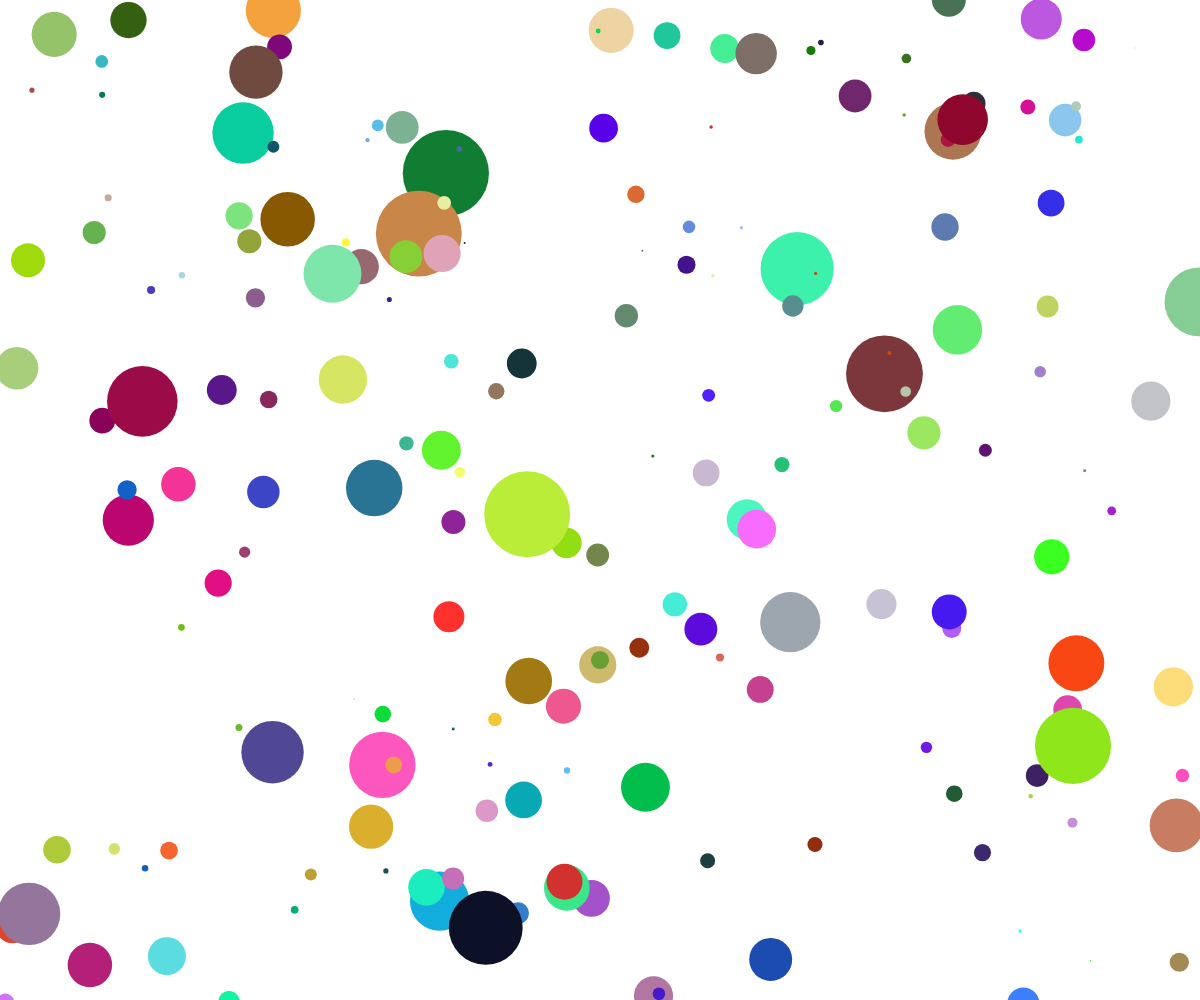
Frame 1 (no input)
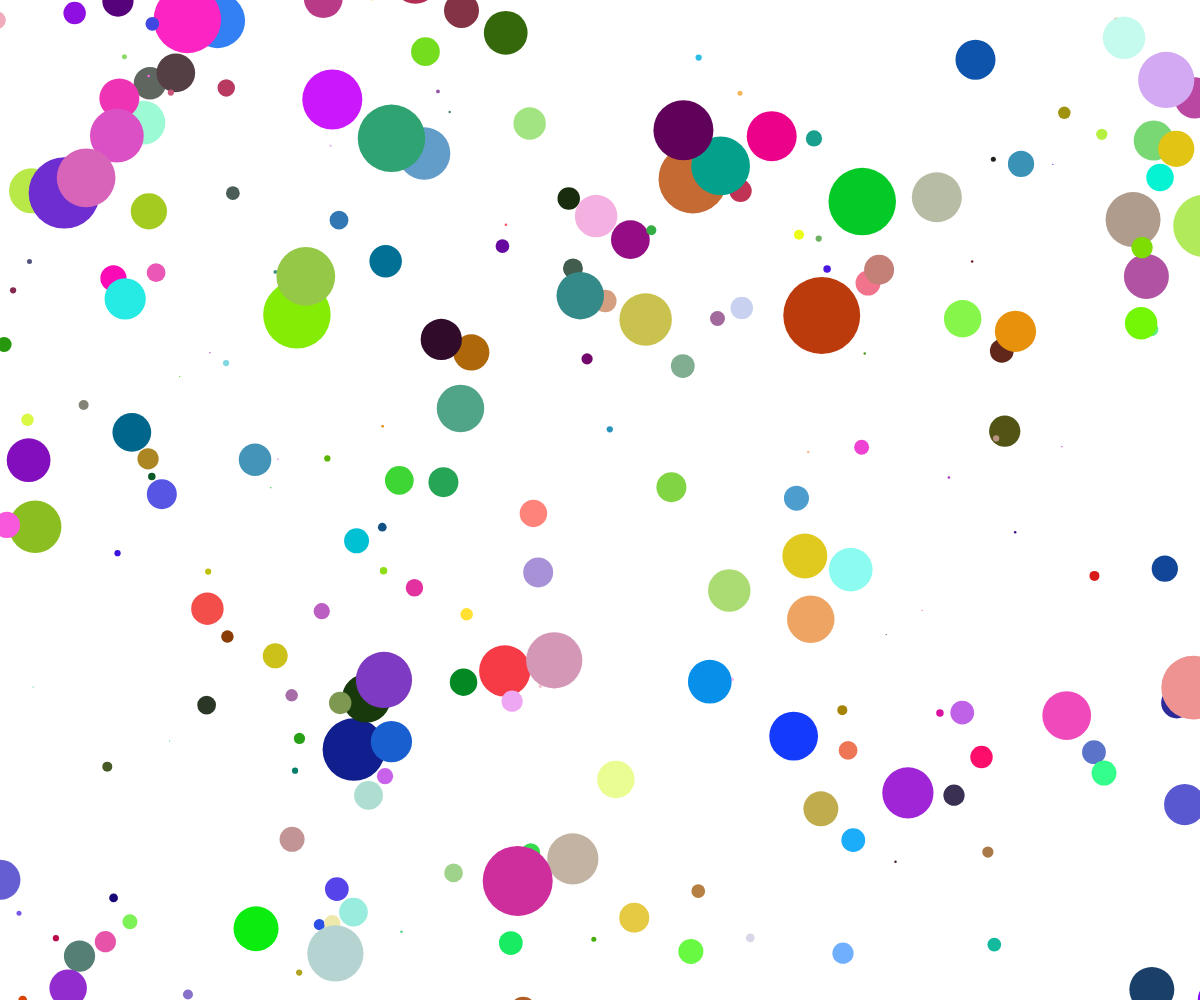
Frame 60 (no input)
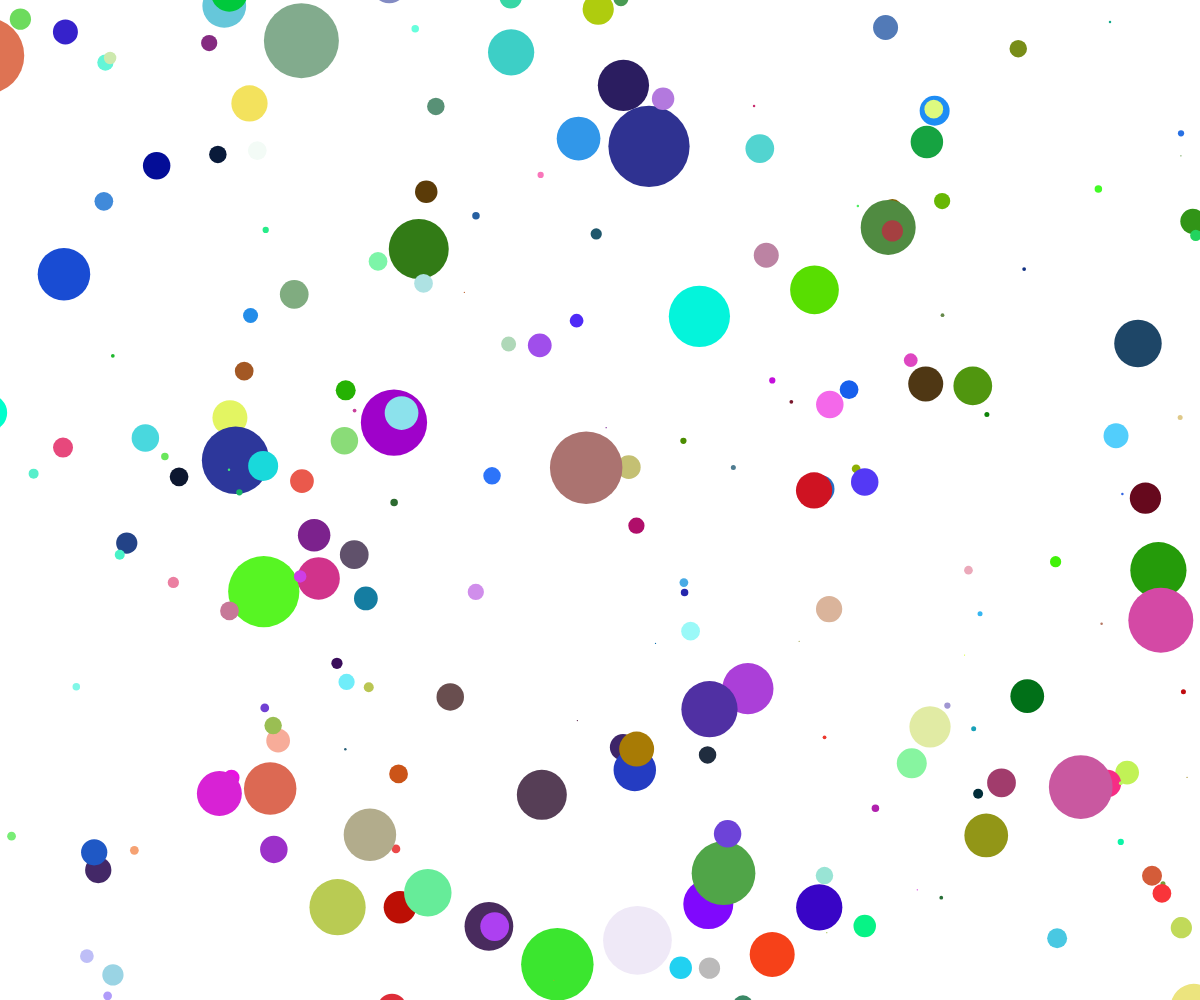
Frame 120 (the mouse pressed at the canvas centre since frame 60)

The p5.js sketch that drew these frames (run headless with seeded random() and noise() and a simulated clock; from frame 60 on, the mouse is pressed at the canvas centre):

// p5.js sketch
// ── sketch.js
var stars=[];
var speed;

function setup() {
createCanvas(window.innerWidth,window.innerHeight);
for(var i=0;i<2000;i++){
	stars[i]=new Star();
}
}

function draw() {
  background(255);
  translate(width/2,height/2);
  for(var i=0;i<stars.length;i++){
  stars[i].update();
  stars[i].show();
  }
}

// ── stars.js
function Star (){
	//   -
	this.x=random(-width,width);
	this.y=random(-height,height);
	this.z=random(width);
	this.pz=this.z;
	this.update=function(){
		
		this.z=this.z-15;
		if(this.z<1){
			this.z=width;
			this.x=random(-width,width);
			this.y=random(-height,height);
		}
		};
 	this.show=function(){
		fill(random(0,255),random(0,255),random(0,255));
		//stroke(random(0,255),random(0,255),random(0,255));
		noStroke();
		speed=map(mouseX,0,width,50);
		var sx=map(this.x/this.z,0,1,0,width);
		var sy=map(this.y/this.z,0,1,0,height);
		var r=map(this.z,0,width,100,0);
		var px=map(this.x/this.pz,0,1,0,width);
		var py=map(this.y/this.pz,0,1,0,height);
		ellipse(sx,sy,r,r);
		this.pz=this.z;
		stroke(random(0,255),random(0,255),random(0,255));
		//line(px,py,sx,sy);
	}
}
